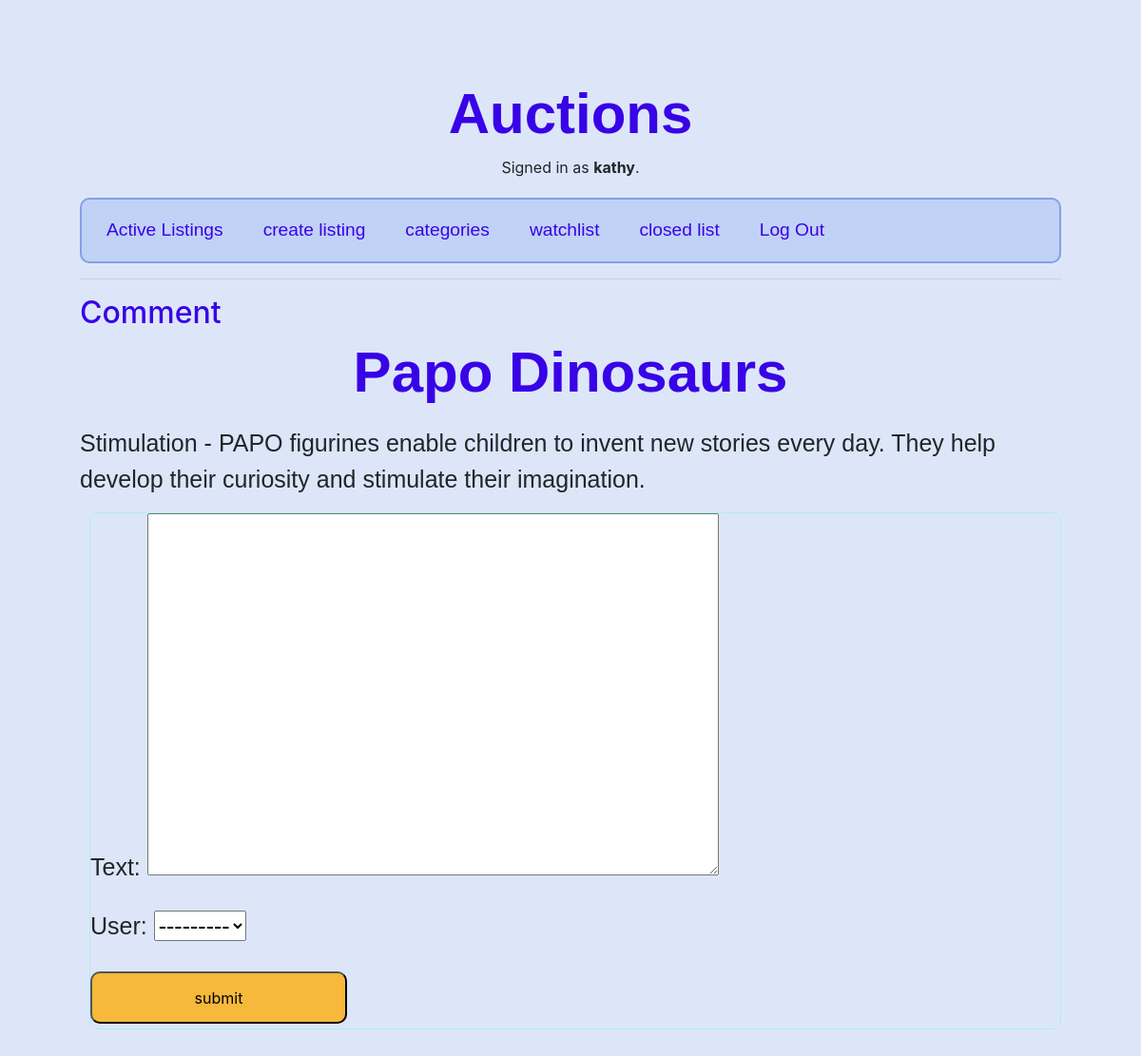
Screenshot of /comment/Papo Dinosaurs/ (signed in) with the database file from the repository.
### auctions/models.py (models this page shows, shortened)
class User(AbstractUser):
    groups = models.ManyToManyField(Group, related_name='auctions_users')
    user_permissions = models.ManyToManyField(Permission, related_name='auctions_users_permissions')

class AuctionListing(models.Model):
    title = models.CharField(max_length=255, default='unknown')
    description = models.TextField()
    start_price = models.DecimalField(max_digits=10, decimal_places=2, default=1.00)
    current_price = models.DecimalField(max_digits=10, decimal_places=2, default=2.00)
    created_by = models.ForeignKey(User, on_delete=models.CASCADE, related_name='auction_listings')
    created_at = models.DateTimeField(auto_now_add=True)
    categories = models.ManyToManyField('Category', related_name='auction_listings')
    starting_bid = models.DecimalField(max_digits=10, decimal_places=2, default=2.00)
    image_url = models.URLField(default='https://example.com/placeholder.jpg')
    comments = models.ManyToManyField('Comment', related_name='auction_listings')
    winner = models.ForeignKey(User, on_delete=models.CASCADE, blank=True, null=True)
    available = models.BooleanField(default=True)

### auctions/views.py (the view)
# urls.py: path("comment/<str:title>/", views.comment, name="comment"),
@login_required
def comment(request, title):
    listing = get_object_or_404(AuctionListing, title=title)
    if request.method == 'POST':
        comment_form = CommentForm(request.POST)
        if comment_form.is_valid():
            comment = comment_form.save(commit=False)
            comment.listing = listing
            comment.user = request.user
            comment.save()
            return redirect('detail_list', title=title)
    else:
        comment_form = CommentForm()
    return render(request, "auctions/comment.html", {"comment_form": comment_form, "listing": listing})

### auctions/forms.py
class CommentForm(forms.ModelForm):
    class Meta:
        model = Comment
        fields = ['text', 'user']

### auctions/templates/auctions/comment.html (shortened to what this page needs)
{% extends "auctions/layout.html" %}
{% block body %}
    <h2>Comment</h2>
    {% if user.is_authenticated %}
        <div class="detail_title">
            <h1>{{ listing.title }}</h1>
        </div>
        <p>{{ listing.description }}</p>
        <form method="post" action="{% url 'comment' title=listing.title %}">
            {{ comment_form.as_p }}
            <button type="submit">submit</button>
        </form>
    {% else %}
            <p>Please <a href="{% url 'login' %}">log in</a> to view this page.</p>
    {% endif %}
{% endblock %}

### auctions/templates/auctions/layout.html (shortened to what this page needs)
{% load static %}
<!DOCTYPE html>
<html lang="en">
    <head>
        <link rel="stylesheet" href="https://stackpath.bootstrapcdn.com/bootstrap/4.4.1/css/bootstrap.min.css">
        <link rel="stylesheet" href="/static/auctions/styles.css">
    </head>
    <body>
        <h1>Auctions</h1>
        <div class="user">
            {% if user.is_authenticated %}
                Signed in as <strong>{{ user.username }}</strong>.
            {% else %}
                Not signed in.
            {% endif %}
        </div>
        <ul class="nav">
            <li class="nav-item">
                <a class="nav-link" href="{% url 'active_list' %}">Active Listings</a>
            </li>
            {% if user.is_authenticated %}
                <li class="nav-item">
                    <a class="nav-link" href="{% url 'create_listing' %}">create listing</a>
                </li>
                <li class="nav-item">
                    <a class="nav-link" href="{% url 'categories' %}">categories</a>
                </li>
                <li class="nav-item">
                    <a class="nav-link" href="{% url 'watchlist' %}">watchlist</a>
                </li>
                <li class="nav-item">
                    <a class="nav-link" href="{% url 'closed_listing' %}">closed list</a>
                </li>
                <li class="nav-item">
                    <a class="nav-link" href="{% url 'logout' %}">Log Out</a>
                </li>
            {% endif %}
        </ul>
        <hr>
        {% block body %}
        {% endblock %}
    </body>
</html>

### auctions/static/auctions/styles.css (style rules this page uses)
body { background-color: #dde6f9; padding: 7%; }
form { border: solid 1px paleturquoise; border-radius: 10px; margin-left: 10px; }
.user { text-align:center; }
h1 { color: #3803e6; text-align: center; font-weight: bolder; font-family: sans-serif; font-stretch: ultra-condensed; font-size: 60px; }
h2 { color: #3803e6; }
.nav { border: solid 2px rgb(133, 159, 227); border-radius: 10px; background-color: #c1d2f7; padding: 10px; }
.nav-item { display: inline-block; margin-right: 10px; }
.nav-link { color: #3803e6; text-decoration: none; font-family:Arial, sans-serif; font-size:larger; text-shadow: #7ba7d4 10px; }
div { margin-bottom: 20px; display: block; margin-left: auto; margin-right: auto; width: 50%; width: 50%; }
.detail_title { text-align: left; margin: left 20px; }
button { width: 270px; height: 55px; background-color: rgb(246, 185, 59); border-radius: 10px; margin-top: 5px; margin-bottom: 5px; }
p { font-family:sans-serif; font-size:25px; }

### rows the page displays
User: username "kathy"
AuctionListing: title "Papo Dinosaurs", description "Stimulation - PAPO figurines enable children to invent new stories every day. They help develop their curiosity and stimulate their imagination."
